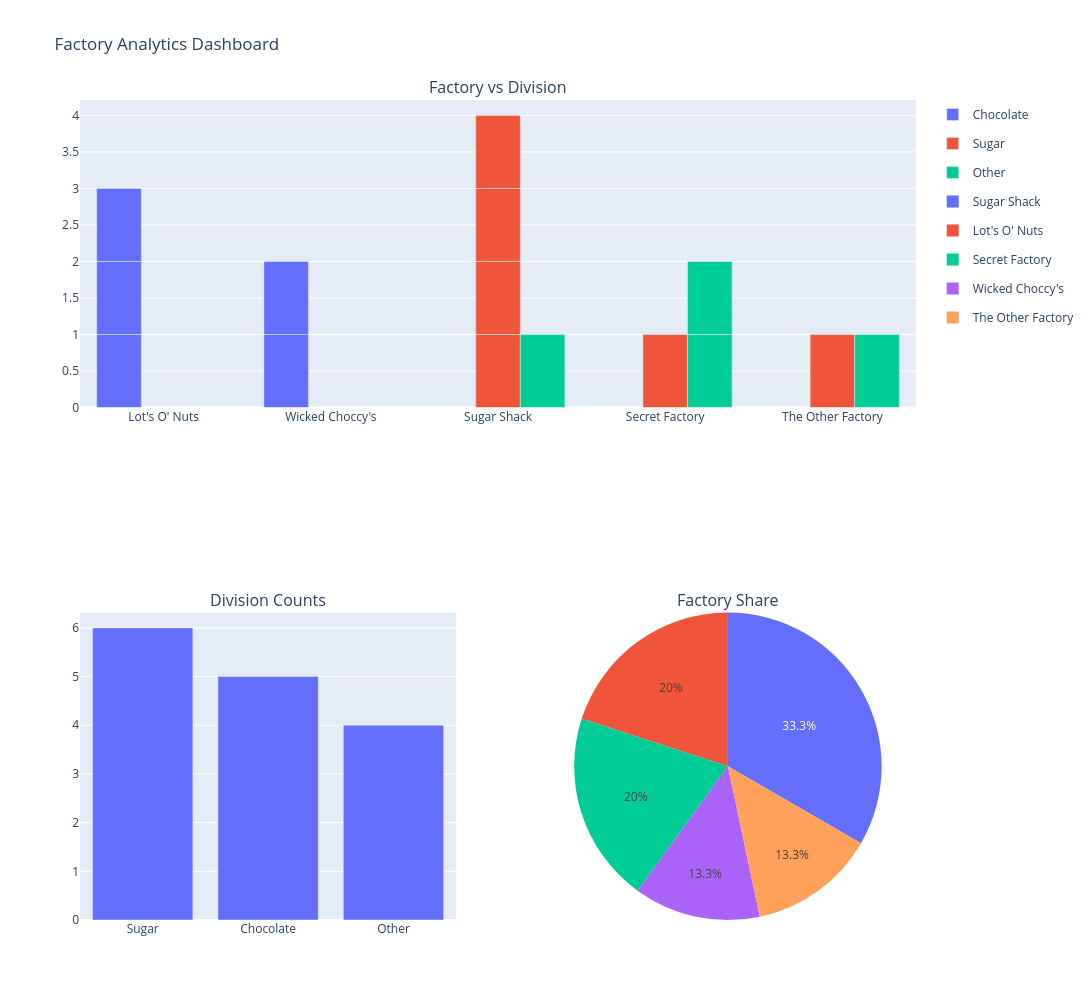

Write notebook code for a chart like this one.
### Code cell
fig.update_layout(
    height=1000,
    width=1200,
    title_text="Factory Analytics Dashboard"
)

fig.show()

### Figure 1 — Plotly figure (JSON) as saved in the notebook; plotly's stock layout.template omitted (floating-point values rounded to 4 significant figures)
{"data": [{"alignmentgroup": "True", "hovertemplate": "Division=Chocolate<br>Factory=%{x}<br>count=%{y}<extra></extra>", "legendgroup": "Chocolate", "marker": {"color": "#636efa", "pattern": {"shape": ""}}, "name": "Chocolate", "offsetgroup": "Chocolate", "orientation": "v", "showlegend": true, "textposition": "auto", "type": "bar", "x": ["Lot's O' Nuts", "Lot's O' Nuts", "Lot's O' Nuts", "Wicked Choccy's", "Wicked Choccy's"], "xaxis": "x", "y": [1, 1, 1, 1, 1], "yaxis": "y"}, {"alignmentgroup": "True", "hovertemplate": "Division=Sugar<br>Factory=%{x}<br>count=%{y}<extra></extra>", "legendgroup": "Sugar", "marker": {"color": "#EF553B", "pattern": {"shape": ""}}, "name": "Sugar", "offsetgroup": "Sugar", "orientation": "v", "showlegend": true, "textposition": "auto", "type": "bar", "x": ["Sugar Shack", "Sugar Shack", "Sugar Shack", "Sugar Shack", "Secret Factory", "The Other Factory"], "xaxis": "x", "y": [1, 1, 1, 1, 1, 1], "yaxis": "y"}, {"alignmentgroup": "True", "hovertemplate": "Division=Other<br>Factory=%{x}<br>count=%{y}<extra></extra>", "legendgroup": "Other", "marker": {"color": "#00cc96", "pattern": {"shape": ""}}, "name": "Other", "offsetgroup": "Other", "orientation": "v", "showlegend": true, "textposition": "auto", "type": "bar", "x": ["Sugar Shack", "Secret Factory", "Secret Factory", "The Other Factory"], "xaxis": "x", "y": [1, 1, 1, 1], "yaxis": "y"}, {"hovertemplate": "Division=%{x}<br>Count=%{y}<extra></extra>", "legendgroup": "", "marker": {"color": "#636efa", "pattern": {"shape": ""}}, "name": "", "orientation": "v", "showlegend": false, "textposition": "auto", "type": "bar", "x": ["Sugar", "Chocolate", "Other"], "xaxis": "x2", "y": [6, 5, 4], "yaxis": "y2"}, {"domain": {"x": [0.55, 1], "y": [0, 0.375]}, "hovertemplate": "Factory=%{label}<br>Count=%{value}<extra></extra>", "labels": ["Sugar Shack", "Lot's O' Nuts", "Secret Factory", "Wicked Choccy's", "The Other Factory"], "legendgroup": "", "name": "", "showlegend": true, "type": "pie", "values": [5, 3, 3, 2, 2]}], "layout": {"annotations": [{"font": {"size": 16}, "showarrow": false, "text": "Factory vs Division", "x": 0.5, "xanchor": "center", "xref": "paper", "y": 1, "yanchor": "bottom", "yref": "paper"}, {"font": {"size": 16}, "showarrow": false, "text": "Division Counts", "x": 0.225, "xanchor": "center", "xref": "paper", "y": 0.375, "yanchor": "bottom", "yref": "paper"}, {"font": {"size": 16}, "showarrow": false, "text": "Factory Share", "x": 0.775, "xanchor": "center", "xref": "paper", "y": 0.375, "yanchor": "bottom", "yref": "paper"}], "height": 1000, "title": {"text": "Factory Analytics Dashboard"}, "width": 1200, "xaxis": {"anchor": "y", "domain": [0, 1]}, "xaxis2": {"anchor": "y2", "domain": [0, 0.45]}, "yaxis": {"anchor": "x", "domain": [0.625, 1]}, "yaxis2": {"anchor": "x2", "domain": [0, 0.375]}}}
